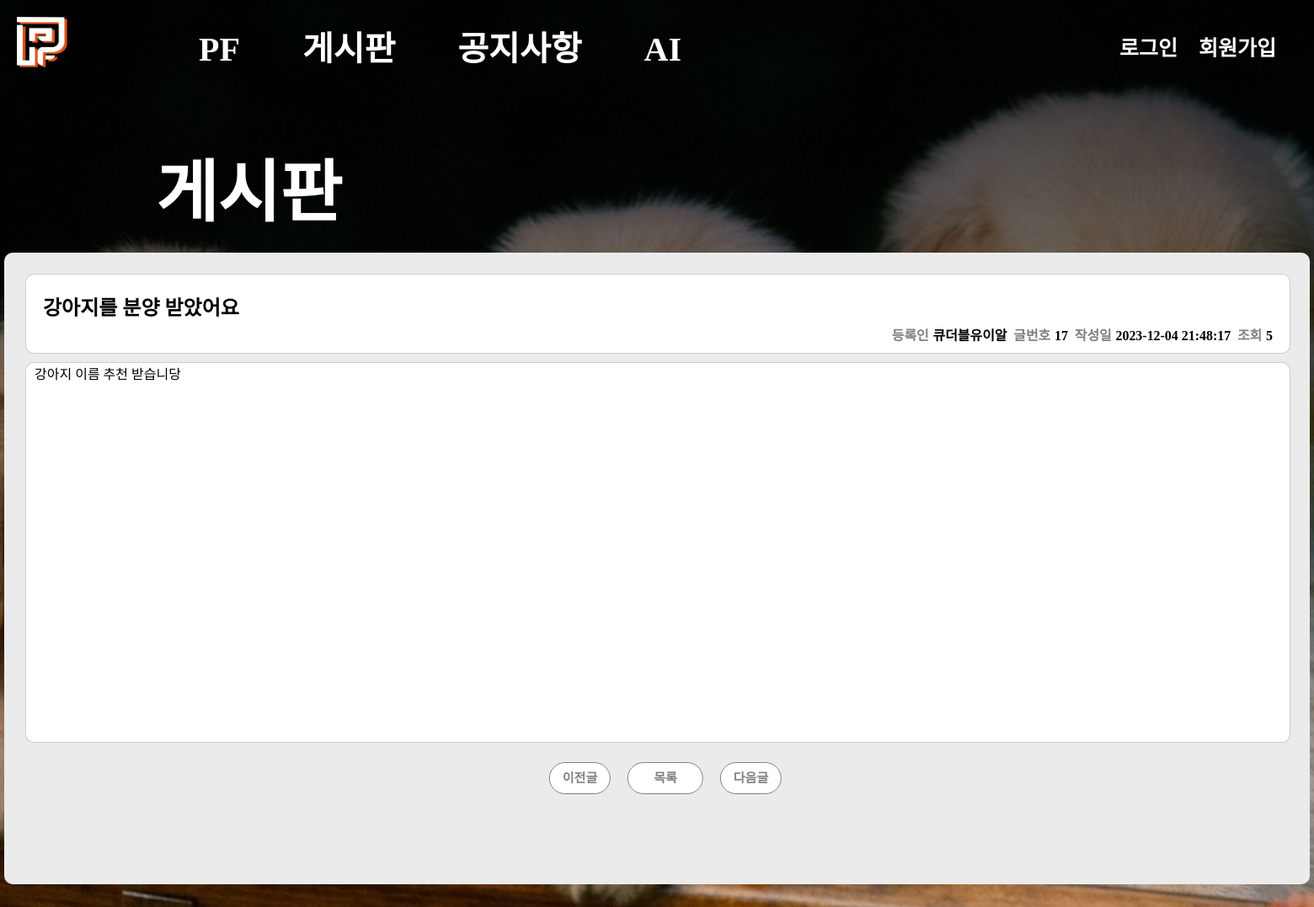
/frontend/board/board_in.php?id=17, run on the app's committed database.
### tables this page shows
CREATE TABLE `posts` (
  `id` int(11) NOT NULL,
  `title` varchar(255) NOT NULL,
  `content` text NOT NULL,
  `author` varchar(100) DEFAULT NULL,
  `created_at` timestamp NOT NULL DEFAULT current_timestamp(),
  `views` int(11) DEFAULT 0
);

### frontend/board/board_in.php (the view, shortened to what this page needs)
<?php
include '../topbar/topbar.php';
$servername = "localhost";
$username = "root";
$password = "";
$dbname = "petfolio";
$conn = new mysqli($servername, $username, $password, $dbname);
$post_id = isset($_GET['id']) ? intval($_GET['id']) : 0;
$updateViewsSql = "UPDATE posts SET views = views + 1 WHERE id = $post_id";
$conn->query($updateViewsSql);
$sql = "SELECT title, author, created_at, views, content FROM posts WHERE id = $post_id";
$result = $conn->query($sql);
if ($result->num_rows > 0) {
    $row = $result->fetch_assoc();
    $title = htmlspecialchars($row['title']);
    $author = htmlspecialchars($row['author']);
    $date = $row['created_at'];
    $views = $row['views'];
    $content = nl2br(htmlspecialchars($row['content']));
} else {
    echo "게시글을 찾을 수 없습니다.";
    exit;
}
?>
<!DOCTYPE html>
<html>
<head>
    <link rel="stylesheet" href="board_in.css">
</head>
<body>
    <h1 class="notice_text">게시판</h1>
    <div class="notice_container">
        <div class="top-containter">
        <h2 class="top-h2" style="margin-left: 20px;" ><?php echo $title; ?></h2>
            <div class="top-h5">
                <h5 class="top-text" style="display: inline;">등록인</h5>
                <h5 style="display: inline;"><?php echo $author; ?></h5>
                <h5 class="top-text" style="display: inline;">글번호</h5>
                <h5 style="display: inline;"><?php echo $post_id; ?></h5>
                <h5 class="top-text" style="display: inline;">작성일</h5>
                <h5 style="display: inline;"><?php echo $date; ?></h5>
                <h5 class="top-text" style="display: inline;">조회</h5>
                <h5 style="display: inline;"><?php echo $views; ?></h5>
            </div>
        </div>
        <div class="text-container">
            <div class="text_gap">
                <?php echo $content; ?>
            </div>
        </div>
        <div class="next-page">
            <a href="이전 글로 이동" class="bt">이전글</a>
            <a href="../board/board.php" class="bt" style="padding: 10px 30px;">목록</a>
            <a href="다음 글로 이동" class="bt">다음글</a>
        </div>
    </div>
</body>
</html>

### frontend/topbar/TopBar.css (style rules this page uses)
body { font-family: 'SKYBORI' }

### frontend/board/board_in.css (style rules this page uses)
body { font-family: 'SKYBORI'; margin: 0; padding: 0; background: url('../img/dogs.jpg') center/cover no-repeat fixed; }
body::before { content: ""; position: fixed; top: 0; left: 0; width: 100%; height: 100%; z-index: -1; background: linear-gradient(rgba(0, 0, 0, 0.8), rgba(0, 0, 0, 0.6), rgba(0, 0, 0, 0.4), rgba(0, 0, 0, 0.2),rgba(0, 0, 0, 0.2)); }
.notice_text { color: white; font-size: 80px; margin-left: 185px; margin-bottom: 20px; }
.notice_container { background-color: rgb(235, 235, 235); width: 1500px; height: 700px; margin: auto; margin-bottom: 130px; padding: 25px; border-radius: 10px; }
.top-containter { border: 1px solid rgba(128, 128, 128, 0.404); width: 1500px; margin: 0 auto; display: flex; justify-content: space-between; margin-bottom: 10px; background-color: white; border-radius: 10px; }
.top-h5 { margin-top: 60px; margin-right: 20px; font-size: larger; display: inline; margin-bottom: 10px; }
.top-h2 { margin-top: 20px; }
.top-text { color: gray; margin-left: 3px; }
.text-container { width: 1500px; border: 1px solid rgba(128, 128, 128, 0.404); margin: 0 auto; margin-bottom: 80px; background-color: white; height: 450px; border-radius: 10px; margin-top: 10; }
.text_gap { margin-left: 10px; }
.next-page { margin-left: 10px; margin-bottom: 1px; text-align: center; position: absolute; left: 50%; transform: translateX(-50%); text-align: center; font-size: 0; padding: 10px; }
.bt { font-weight: 600; padding: 10px 15px; border-radius: 100px; font-size: 15px; text-decoration: none; border: 1px solid gray; color: gray; background-color: rgb(255, 255, 255); margin: 10px; }

### data on the page
posts: title "강아지를 분양 받았어요", author "큐더블유이알", created_at "2023-12-04 21:48:17", views "5", content "강아지 이름 추천 받습니당"

### other printed values
$post_id "17"
